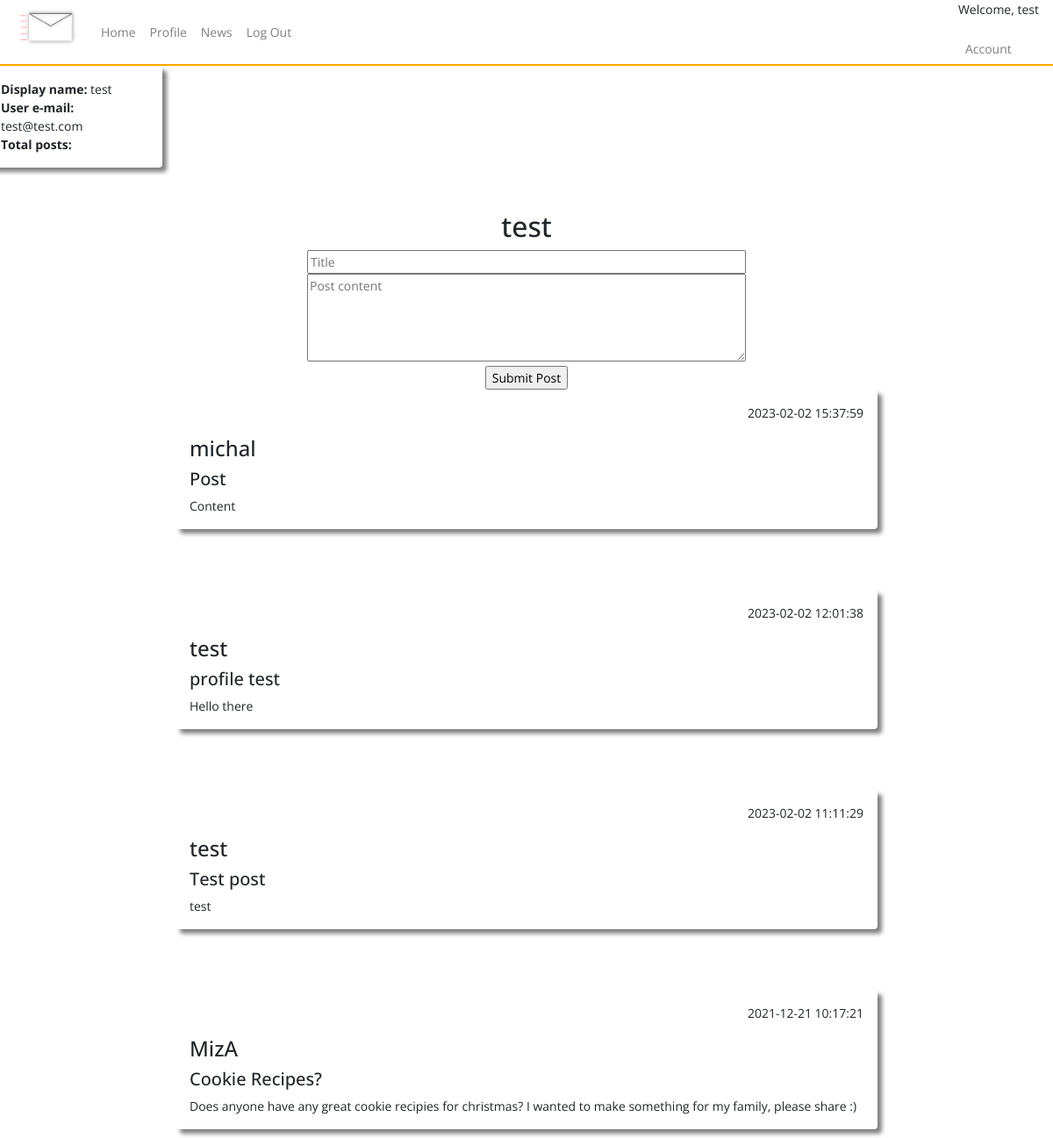
Page /index (signed in) on the committed database.
### tables this page shows
CREATE TABLE users (
    ID INTEGER PRIMARY KEY AUTOINCREMENT,
    username TEXT NOT NULL,
    password TEXT NOT NULL,
    email TEXT NOT NULL UNIQUE
, user_type VARCHAR, whitelisted text, blacklisted text);

CREATE TABLE posts (
    ID INTEGER PRIMARY KEY AUTOINCREMENT,
    title TEXT NOT NULL,
    content TEXT NOT NULL,
    by_user TEXT NOT NULL,
    created_at timestamp default current_timestamp
);

### app.py (the view)
@app.route("/index")
def posts():
   if not session.get('username'):
    return redirect(url_for('home'))
   posts=query_db('SELECT * FROM posts ORDER BY created_at DESC')
   user=query_db('SELECT * FROM users WHERE username = ?', [session['username']], True)
   return render_template('index.html', posts = posts, user = user)

### app.py (called while the page is built)
def query_db(query, args=(), one=False):
    con = g._database = sqlite3.connect(DATABASE)
    con.row_factory = sqlite3.Row
    cur = con.execute(query, args)
    rv = cur.fetchall()
    cur.close()
    return (rv[0] if rv else None) if one else rv

### templates/index.html (shortened to what this page needs)
{% include "layout.html" %}
{% include "nav.html" %}
<body>
<div class="row h-500 acc_snippet">
  <div class="col-4 shadow p-3 mb-5 rounded">
      <b>Display name:</b> {{ user.username }}<br>
      <b>User e-mail:</b> {{ user.email }}<br>
      <b>Total posts:</b>
  </div>
</div>
<div class="container-fluid create-post">
  <div class="row h-500">
    <div class="col">
      <h2>{{session.username}}</h2>
      <form action="{{ url_for('post_submit') }}" method="POST" id="post_form">
        <input type="text" placeholder="Title" name="title" style="width: 500px" required/><br>
        <textarea placeholder="Post content" form="post_form" name="content" style="height: 100px; width: 500px" required></textarea>
        <br/>
        <input type="submit" value="Submit Post" />
      </form>
</div>
</div>
</div>
    {% for post in posts %}
    <div class="shadow mx-auto posts p-3 mb-5 rounded">
    <p align="right">{{  post.created_at  }}</p>
    <h4>{{ post.by_user }}</h4>
    <h5>{{ post.title }}</h5>
    {{ post.content }}<br/>
    </div>
    <br/>
    {% endfor %}
</body>

### templates/layout.html (shortened to what this page needs)
<!doctype html>
<head>
  <link href="{{ url_for('static', filename='css/bootstrap.min.css') }}" rel="stylesheet">
  <link href="{{ url_for('static', filename='css/style.css') }}" rel="stylesheet">
  <link href="https://cdnjs.cloudflare.com/ajax/libs/toastr.js/latest/toastr.min.css" rel="stylesheet">
</head>

### templates/nav.html (shortened to what this page needs)
<nav class="navbar nav-main navbar-expand-lg navbar-light">
    <a class="navbar-brand">
      <img src="{{url_for('static', filename='assets/logo.png')}}" alt="logo" style="height: 75px;">
    </a>
    <div class="collapse navbar-collapse" id="navbarNav">
      <ul class="navbar-nav">
        <li class="nav-item">
          <a class="nav-link" href="{{ url_for('posts') }}">Home</a>
        </li>
        <li class="nav-item">
          <a class="nav-link" href="{{ url_for('profile') }}">Profile</a>
        </li>
        <li class="nav-item">
          <a class="nav-link" href="{{ url_for('news') }}">News</a>
        </li>
        <li class="nav-item">
          <a class="nav-link" href="{{ url_for('logout') }}">Log Out</a>
        </li>
      </ul>
    </div>
    <div class="welcome-session">
      <p>Welcome, {{session.username}}</p>
      <ul class="navbar-nav">
        <li class="nav-item">
          <a class="nav-link" href="{{ url_for('account_settings') }}">Account</a>
        </li>
      </ul>
    </div>
  </nav>

### static/css/style.css (style rules this page uses)
body { font-family: 'Open Sans', sans-serif; font-weight: 400px; font-size: 14px; }
.shadow { box-shadow: 5px 5px 5px grey; }
.posts { width: 800px; }
.create-post { margin-left: auto; margin-right: auto; justify-content: center; text-align: center; padding-top: -20px; }
.nav-main { background-color: rgb(255, 255, 255); border-bottom: 2px solid orange; height: 75px; }
.welcome-session { text-align: right; }
.acc_snippet { width: 50%; }

### rows in the picture
users: username "test", email "test@test.com"
posts: created_at "2023-02-02 15:37:59", by_user "michal", title "Post", content "Content"
posts: created_at "2023-02-02 12:01:38", by_user "test", title "profile test", content "Hello there"
posts: created_at "2023-02-02 11:11:29", by_user "test", title "Test post", content "test"
posts: created_at "2021-12-21 10:17:21", by_user "MizA", title "Cookie Recipes?", content "Does anyone have any great cookie recipies for christmas? I wanted to make something for my family, please share :)"

### other values in the picture
{{ session.username }} "test"
